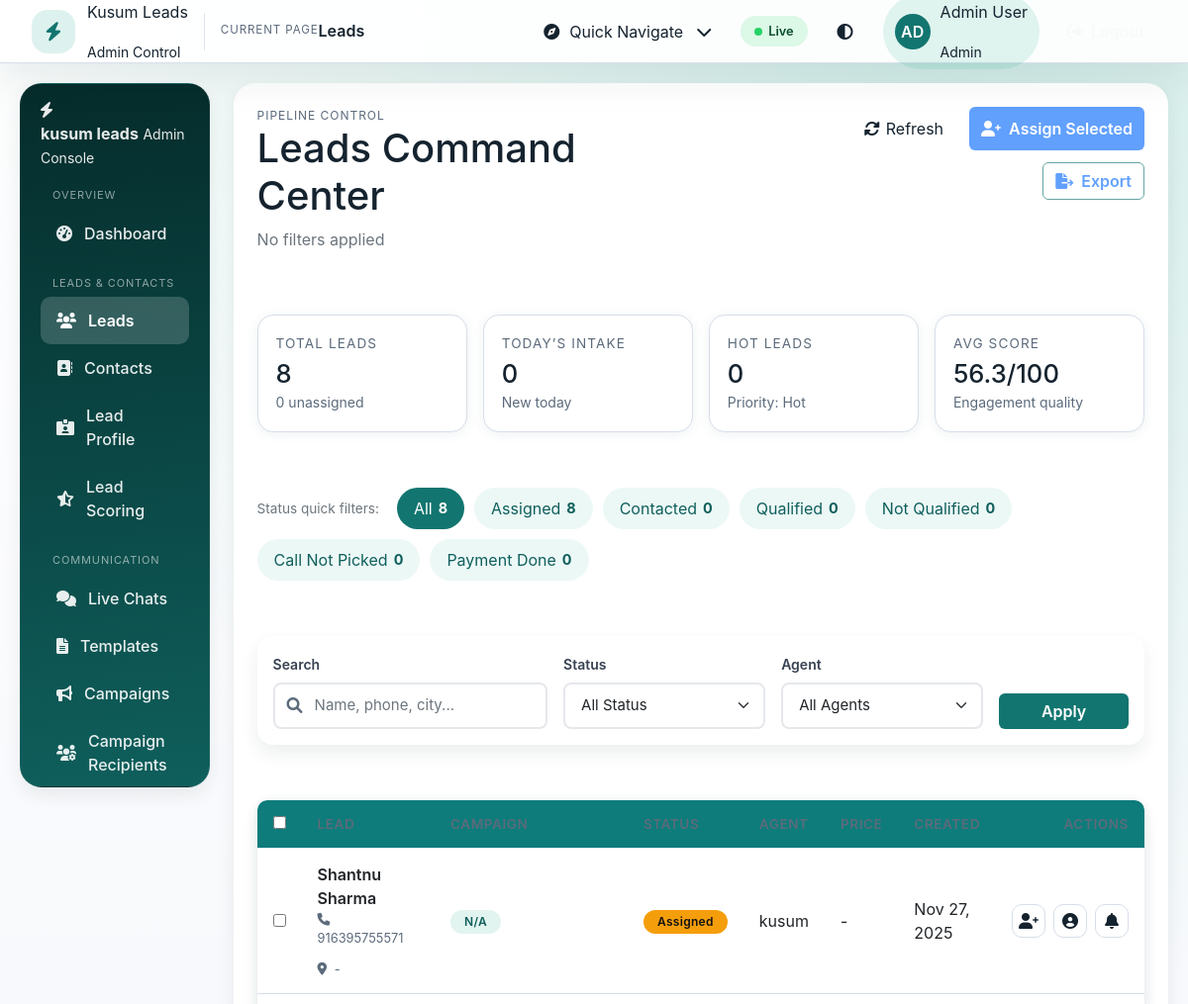
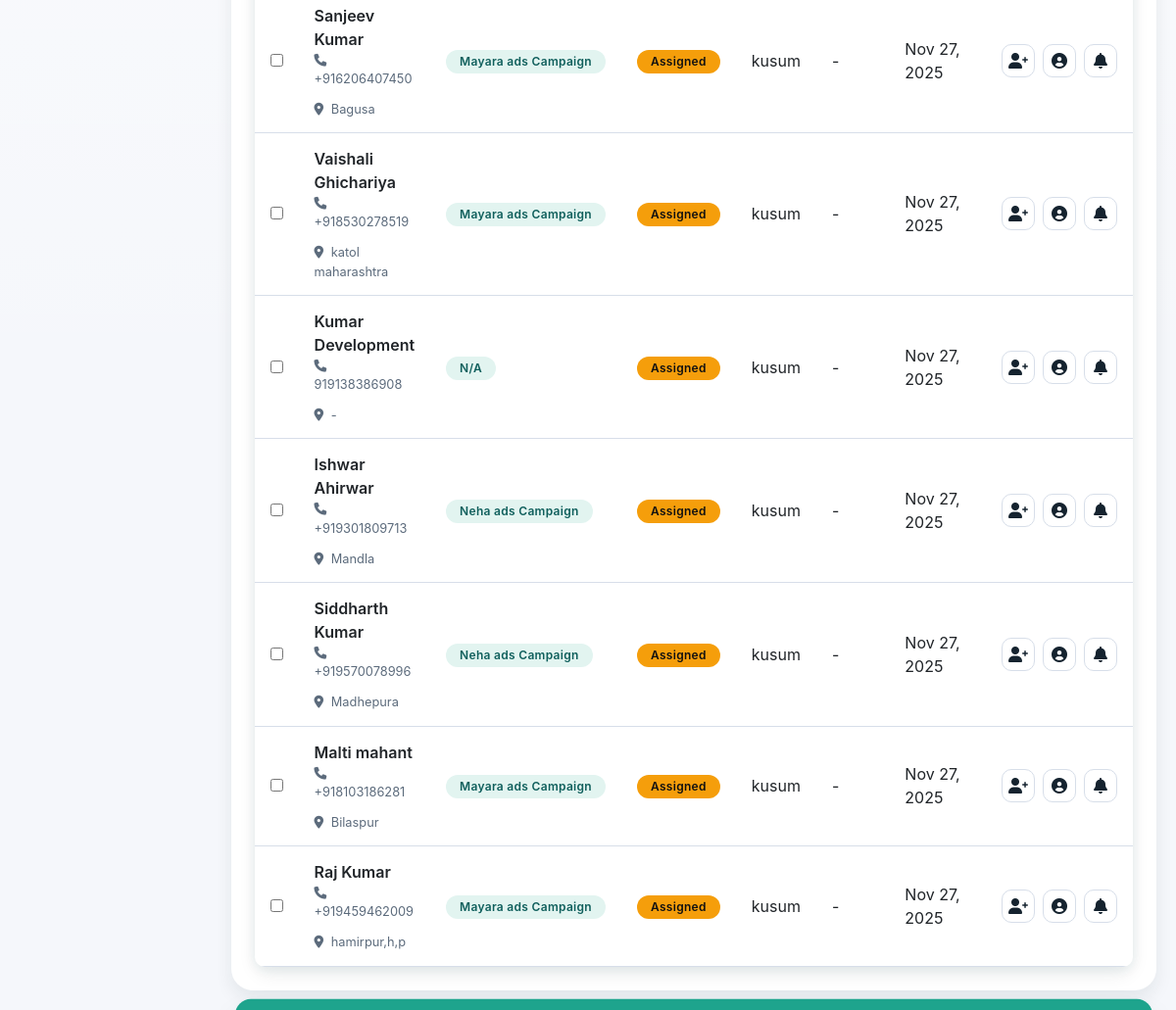
The page /php/admin/leads.php (signed in) on the database its author committed (2 pictures, top to bottom).
### tables this page shows
CREATE TABLE `lead_assignments` (
  `id` int(11) NOT NULL,
  `lead_id` int(11) NOT NULL,
  `agent_id` int(11) NOT NULL,
  `assigned_by` int(11) DEFAULT NULL,
  `status` enum('assigned','contacted','qualified','not_qualified','call_not_picked','payment_completed') DEFAULT 'assigned',
  `assigned_at` timestamp NULL DEFAULT current_timestamp()
);

CREATE TABLE `leads` (
  `id` int(11) NOT NULL,
  `external_id` varchar(100) NOT NULL,
  `created_time` timestamp NOT NULL,
  `ad_id` varchar(100) DEFAULT NULL,
  `ad_name` varchar(255) DEFAULT NULL,
  `adset_id` varchar(100) DEFAULT NULL,
  `adset_name` varchar(255) DEFAULT NULL,
  `campaign_id` varchar(100) DEFAULT NULL,
  `campaign_name` varchar(255) DEFAULT NULL,
  `form_id` varchar(100) DEFAULT NULL,
  `form_name` varchar(255) DEFAULT NULL,
  `is_organic` tinyint(1) DEFAULT 0,
  `platform` varchar(50) DEFAULT NULL,
  `question_text` text DEFAULT NULL,
  `full_name` varchar(150) DEFAULT NULL,
  `phone_number` varchar(20) DEFAULT NULL,
  `city` varchar(100) DEFAULT NULL,
  `lead_status` varchar(50) DEFAULT NULL,
  `sheet_source` varchar(100) DEFAULT NULL,
  `raw_json` text DEFAULT NULL,
  `lead_score` int(11) DEFAULT 0,
  `score_factors` text DEFAULT NULL,
  `priority_level` enum('low','medium','high','hot') DEFAULT 'medium',
  `created_at` timestamp NULL DEFAULT current_timestamp(),
  `updated_at` timestamp NULL DEFAULT current_timestamp() ON UPDATE current_timestamp()
);

CREATE TABLE `users` (
  `id` int(11) NOT NULL,
  `name` varchar(100) NOT NULL,
  `email` varchar(150) NOT NULL,
  `phone` varchar(20) DEFAULT NULL,
  `password_hash` varchar(255) NOT NULL,
  `role` enum('admin','agent') NOT NULL DEFAULT 'agent',
  `active` tinyint(1) DEFAULT 1,
  `created_at` timestamp NULL DEFAULT current_timestamp(),
  `updated_at` timestamp NULL DEFAULT current_timestamp() ON UPDATE current_timestamp(),
  `onesignal_player_id` varchar(255) DEFAULT NULL,
  `is_online` tinyint(1) DEFAULT 1
);

### php/admin/leads.php (the view, shortened to what this page needs)
<?php
$db = getDB();
$status = $_GET['status'] ?? '';
$agent = $_GET['agent'] ?? '';
$search = $_GET['search'] ?? '';
$page = (int)($_GET['page'] ?? 1);
$limit = 20;
$offset = ($page - 1) * $limit;
$where = [];
$params = [];
$whereClause = $where ? 'WHERE ' . implode(' AND ', $where) : '';
$stmt = $db->prepare("SELECT l.*, la.status as assignment_status, la.assigned_at,
    u.name as agent_name, ar.response_status, ar.price_offered
    FROM leads l
    LEFT JOIN lead_assignments la ON l.id = la.lead_id
    LEFT JOIN users u ON la.agent_id = u.id
    LEFT JOIN agent_responses ar ON l.id = ar.lead_id
    $whereClause
    ORDER BY l.created_at DESC
    LIMIT $limit OFFSET $offset");
$stmt->execute($params);
$leads = $stmt->fetchAll();
$pipelineStats = $db->query("SELECT
        COUNT(*) as total,
        SUM(CASE WHEN DATE(created_at) = CURDATE() THEN 1 ELSE 0 END) as today,
        SUM(CASE WHEN priority_level = 'hot' THEN 1 ELSE 0 END) as hot,
        COALESCE(AVG(lead_score), 0) as avg_score
    FROM leads")->fetch();
$assignedCount = (int)$db->query("SELECT COUNT(DISTINCT lead_id) FROM lead_assignments")->fetchColumn();
$unassignedCount = max(($pipelineStats['total'] ?? 0) - $assignedCount, 0);
$statusLabels = [
    'assigned' => 'Assigned',
    'contacted' => 'Contacted',
    'qualified' => 'Qualified',
    'not_qualified' => 'Not Qualified',
    'call_not_picked' => 'Call Not Picked',
    'payment_completed' => 'Payment Done'
];
$statusCounts = array_fill_keys(array_keys($statusLabels), 0);
$statusStmt = $db->query("SELECT status, COUNT(*) as total FROM lead_assignments GROUP BY status");
while ($row = $statusStmt->fetch()) {
    if (isset($statusCounts[$row['status']])) {
        $statusCounts[$row['status']] = (int)$row['total'];
    }
}
$activeFilters = [];
$filtersCopy = $activeFilters ? implode(' · ', $activeFilters) : 'No filters applied';
?>
<!DOCTYPE html>
<html lang="en">
<head>
    <link href="https://cdn.jsdelivr.net/npm/bootstrap@5.1.3/dist/css/bootstrap.min.css" rel="stylesheet">
    <link href="https://cdnjs.cloudflare.com/ajax/libs/font-awesome/6.0.0/css/all.min.css" rel="stylesheet">
    <link href="css/global.css?v=<?= APP_ASSET_VERSION ?>" rel="stylesheet">
    <link href="css/admin.css?v=<?= APP_ASSET_VERSION ?>" rel="stylesheet">
</head>
<body class="admin-shell">
    <?php include __DIR__ . '/partials/layout_start.php'; ?>
                <div class="page-heading">
                    <div>
                        <p class="eyebrow">Pipeline Control</p>
                        <h1>Leads Command Center</h1>
                        <p class="text-muted mb-0"><?= $filtersCopy ?></p>
                    </div>
                    <div class="page-heading__actions">
                        <button class="ghost-button d-none d-md-inline-flex" onclick="location.reload()">
                            <i class="fas fa-rotate"></i> Refresh
                        </button>
                        <button class="btn btn-primary" onclick="bulkAssign()" id="bulkAssignBtnTop" disabled>
                            <i class="fas fa-user-plus me-1"></i> Assign Selected
                        </button>
                        <button class="btn btn-outline-primary" onclick="exportSelected()" id="exportBtnTop" disabled>
                            <i class="fas fa-file-export me-1"></i> Export
                        </button>
                    </div>
                </div>
                <section class="lead-stats-grid mb-4">
                    <article class="lead-stat-card">
                        <p class="label">Total Leads</p>
                        <h3><?= number_format($pipelineStats['total'] ?? 0) ?></h3>
                        <small><?= $unassignedCount ?> unassigned</small>
                    </article>
                    <article class="lead-stat-card">
                        <p class="label">Today’s Intake</p>
                        <h3><?= number_format($pipelineStats['today'] ?? 0) ?></h3>
                        <small>New today</small>
                    </article>
                    <article class="lead-stat-card">
                        <p class="label">Hot Leads</p>
                        <h3><?= number_format($pipelineStats['hot'] ?? 0) ?></h3>
                        <small>Priority: Hot</small>
                    </article>
                    <article class="lead-stat-card">
                        <p class="label">Avg Score</p>
                        <h3><?= number_format($pipelineStats['avg_score'] ?? 0, 1) ?>/100</h3>
                        <small>Engagement quality</small>
                    </article>
                </section>
                <section class="status-chip-group mb-4">
                    <span class="text-muted me-2">Status quick filters:</span>
                    <a href="leads.php" class="status-chip <?= !$status ? 'active' : '' ?>">
                        <span>All</span>
                        <strong><?= number_format($pipelineStats['total'] ?? 0) ?></strong>
                    </a>
                    <?php foreach ($statusLabels as $key => $label): ?>
                        <a href="?status=<?= $key ?>&agent=<?= $agent ?>&search=<?= urlencode($search) ?>"
                           class="status-chip <?= $status === $key ? 'active' : '' ?>">
                            <span><?= $label ?></span>
                            <strong><?= number_format($statusCounts[$key] ?? 0) ?></strong>
                        </a>
                    <?php endforeach; ?>
                </section>
                <div class="card lead-filter-card mb-4">
                    <div class="card-body">
                        <form method="GET" class="row g-3 align-items-end">
                            <div class="col-lg-4">
                                <label class="form-label">Search</label>
                                <div class="input-icon">
                                    <i class="fas fa-search"></i>
                                    <input type="text" name="search" class="form-control" placeholder="Name, phone, city..."
                                        value="<?= htmlspecialchars($search) ?>">
                                </div>
                            </div>
                            <div class="col-lg-3 col-md-6">
                                <label class="form-label">Status</label>
                                <select name="status" class="form-select">
                                    <option value="">All Status</option>
                                </select>
                            </div>
                            <div class="col-lg-3 col-md-6">
                                <label class="form-label">Agent</label>
                                <select name="agent" class="form-select">
                                    <option value="">All Agents</option>
                                </select>
                            </div>
                            <div class="col-lg-2">
                                <label class="form-label d-block">&nbsp;</label>
                                <button type="submit" class="btn btn-primary w-100">Apply</button>
                            </div>
                        </form>
                    </div>
                </div>
                <div class="card table-card lead-table-card">
                    <div class="card-body p-0">
                        <?php if (empty($leads)): ?>
                            <div class="empty-state">
                                <i class="fas fa-user-slash"></i>
                                <h3>No leads found</h3>
                                <p>Try widening your filters or syncing new leads.</p>
                                <a href="leads.php" class="btn btn-outline-primary">
                                    Clear Filters
                                </a>
                            </div>
                        <?php else: ?>
                            <div class="table-responsive">
                                <table class="table align-middle mb-0">
                                    <thead>
                                        <tr>
                                            <th style="width: 40px;">
                                                <input type="checkbox" id="selectAll" onchange="toggleSelectAll()">
                                            </th>
                                            <th>Lead</th>
                                            <th>Campaign</th>
                                            <th>Status</th>
                                            <th>Agent</th>
                                            <th>Price</th>
                                            <th>Created</th>
                                            <th class="text-end">Actions</th>
                                        </tr>
                                    </thead>
                                    <tbody>
                                        <?php foreach ($leads as $lead): ?>
                                            <tr>
                                                <td>
                                                    <input type="checkbox" class="lead-checkbox" value="<?= $lead['id'] ?>" onchange="updateBulkButtons()">
                                                </td>
                                                <td>
                                                    <div class="lead-cell">
                                                        <div>
                                                            <a href="#" onclick="viewLeadDetail(<?= $lead['id'] ?>); return false;" class="lead-name">
                                                                <?= htmlspecialchars($lead['full_name']) ?>
                                                            </a>
                                                            <div class="lead-meta">
                                                                <span><i class="fas fa-phone"></i> <?= htmlspecialchars($lead['phone_number']) ?></span>
                                                                <span><i class="fas fa-location-dot"></i> <?= htmlspecialchars($lead['city'] ?? '-') ?></span>
                                                            </div>
                                                        </div>
                                                    </div>
                                                </td>
                                                <td>
                                                    <span class="badge badge-soft">
                                                        <?= htmlspecialchars($lead['campaign_name'] ?? 'N/A') ?>
                                                    </span>
                                                </td>
                                                <td>
                                                    <?php
                                                        $statusClass = [
                                                            'assigned' => 'warning',
                                                            'contacted' => 'info',
                                                            'qualified' => 'success',
                                                            'not_qualified' => 'danger',
                                                            'call_not_picked' => 'secondary',
                                                            'payment_completed' => 'primary'
                                                        ];
                                                        $class = $statusClass[$lead['assignment_status']] ?? 'secondary';
                                                    ?>
                                                    <span class="badge bg-<?= $class ?>">
                                                        <?= ucfirst($lead['assignment_status'] ?? 'Unassigned') ?>
                                                    </span>
                                                </td>
                                                <td><?= htmlspecialchars($lead['agent_name'] ?? 'Unassigned') ?></td>
                                                <td><?= $lead['price_offered'] ? '₹' . number_format($lead['price_offered']) : '-' ?></td>
                                                <td><?= date('M j, Y', strtotime($lead['created_at'])) ?></td>
                                                <td class="text-end">
                                                    <div class="table-actions">
                                                        <button class="btn-icon" onclick="assignLead(<?= $lead['id'] ?>, '<?= htmlspecialchars($lead['full_name']) ?>')" title="Assign Lead">
                                                            <i class="fas fa-user-plus"></i>
                                                        </button>
                                                        <a class="btn-icon" href="lead_profile.php?id=<?= (int)$lead['id'] ?>" title="Lead Profile">
                                                            <i class="fas fa-user-circle"></i>
                                                        </a>
                                                        <?php if ($lead['agent_name']): ?>
                                                            <button class="btn-icon" onclick="sendNotification(<?= $lead['id'] ?>, '<?= htmlspecialchars($lead['agent_name']) ?>', '<?= htmlspecialchars($lead['full_name']) ?>')" title="Send Notification">
                                                                <i class="fas fa-bell"></i>
                                                            </button>
                                                        <?php endif; ?>
                                                    </div>
                                                </td>
                                            </tr>
                                        <?php endforeach; ?>
                                    </tbody>
                                </table>
                            </div>
                        <?php endif; ?>
                    </div>
                </div>
                <div class="bulk-action-bar" id="bulkActionBar">
                </div>
    <?php include __DIR__ . '/partials/layout_end.php'; ?>
</body>
</html>

### rows shown on the page
lead_assignments: lead.full_name "Shantnu Sharma", lead.phone_number "916395755571", lead.city "-", lead.campaign_name "N/A", status "Assigned", users.name "kusum", lead.created_at "Nov 27, 2025"
lead_assignments: lead.full_name "Sanjeev Kumar", lead.phone_number "+916206407450", lead.city "Bagusa", lead.campaign_name "Mayara ads Campaign", status "Assigned", users.name "kusum", lead.created_at "Nov 27, 2025"
lead_assignments: lead.full_name "Vaishali Ghichariya", lead.phone_number "+918530278519", lead.city "katol maharashtra", lead.campaign_name "Mayara ads Campaign", status "Assigned", users.name "kusum", lead.created_at "Nov 27, 2025"
lead_assignments: lead.full_name "Kumar Development", lead.phone_number "919138386908", lead.city "-", lead.campaign_name "N/A", status "Assigned", users.name "kusum", lead.created_at "Nov 27, 2025"
lead_assignments: lead.full_name "Ishwar Ahirwar", lead.phone_number "+919301809713", lead.city "Mandla", lead.campaign_name "Neha ads Campaign", status "Assigned", users.name "kusum", lead.created_at "Nov 27, 2025"
lead_assignments: lead.full_name "Siddharth Kumar", lead.phone_number "+919570078996", lead.city "Madhepura", lead.campaign_name "Neha ads Campaign", status "Assigned", users.name "kusum", lead.created_at "Nov 27, 2025"
lead_assignments: lead.full_name "Malti mahant", lead.phone_number "+918103186281", lead.city "Bilaspur", lead.campaign_name "Mayara ads Campaign", status "Assigned", users.name "kusum", lead.created_at "Nov 27, 2025"
lead_assignments: lead.full_name "Raj Kumar", lead.phone_number "+919459462009", lead.city "hamirpur,h,p", lead.campaign_name "Mayara ads Campaign", status "Assigned", users.name "kusum", lead.created_at "Nov 27, 2025"

### other values the page prints
$pageTitle "Leads"
$initials "AD"
$userName "Admin User"
$userRole "Admin"
$filtersCopy "No filters applied"
$pipelineStats['total'] "8"
$unassignedCount "0"
$pipelineStats['today'] "0"
$pipelineStats['hot'] "0"
$pipelineStats['avg_score'] "56.3"
$label "Assigned"
$statusCounts[$key] "8"
$label "Contacted"
$statusCounts[$key] "0"
$label "Qualified"
